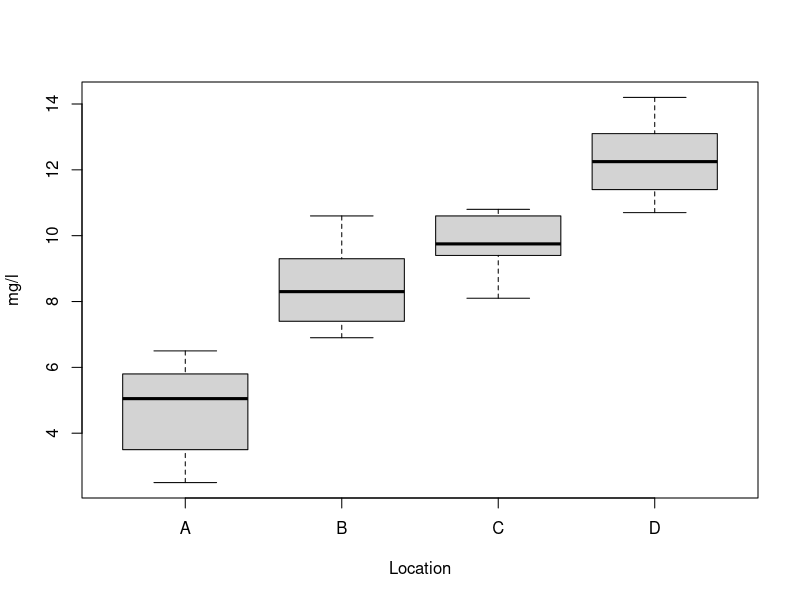

Reproduce this figure in R.
## ---- chunk 1
irished <- read.csv("../datafiles/irished.csv")
## ---- chunk 2
str(irished)
## ---- chunk 3
irished[1:10,4:6]
## ---- chunk 4
irished$DVRT
irished$DVRT[1:10]
## ---- chunk 5
logDVRT <- log(irished$DVRT)
## ---- chunk 6
irished$logDVRT <- log(irished$DVRT)
## ---- chunk 7
write.csv(irished, "irished2.csv")
## ---- chunk 8
irished$fsex <- factor(irished$sex, 
                       levels = c(1, 2),
                       labels = c("male", "female"))

irished$flvcert <- factor(irished$lvcert, 
                          levels = c(0, 1), 
                          labels = c("not taken", "taken"))
## ---- chunk 9
which(irished$DVRT > 100)
dvrt100 <- which(irished$DVRT > 100)
## ---- chunk 10
irished$DVRT[dvrt100]
irished$sex[dvrt100]
## ---- chunk 11
table(irished$lvcert[dvrt100])
table(irished$lvcert[-dvrt100])
## ---- chunk 12
tapply(irished$DVRT, irished$fsex, mean)
## ---- chunk 13
tapply(irished$DVRT, irished$schltype, mean)
## ---- chunk 14
poro <- read.table("../datafiles/soil-porosity.txt", col.names = c("A","B"))
## ---- chunk 15
t.test(poro$A, poro$B, alternative = 'two.sided')
## ---- chunk 16
normtemp = read.csv("../datafiles/normtemp.csv")
names(normtemp)
## ---- chunk 17
t.test(normtemp$temp, mu = 98.6, alternative = "two.sided")
## ---- chunk 18
var.test(poro$A, poro$B)
## ---- chunk 19
t.test(poro$A, poro$B, var.equal = TRUE)
## ---- chunk 20
x <- rnorm(30, 10, 1)
y <- rnorm(30, 20, 2)
cor.test(x, y, method = "pearson")
## ---- chunk 21
x <- rnorm(30, 10, 1)
y <- x + rnorm(30, 1, 0.5)
cor.test(x,y, method = "pearson")
## ---- chunk 22
lc <- read.csv("../datafiles/landcover.csv")
lc.tab <- table(lc$elevation, lc$landcover)
print(lc.tab)
## ---- chunk 23
chisq.test(lc.tab)
## ---- chunk 24
maxdo <- read.table("../datafiles/maximumDO.txt", header = TRUE)
maxdo
class(maxdo)
## ---- chunk 25
dovals <- c(maxdo$A, maxdo$B, maxdo$C, maxdo$D)
locs <- rep(LETTERS[1:4], each = 10)

maxdo <- data.frame(location = locs, maxdo = dovals)
## ---- chunk 26
boxplot(maxdo ~ location, 
        data = maxdo,
        xlab = "Location", 
        ylab = "mg/l")
## ---- chunk 27
aov(maxdo ~ location, data = maxdo)
## ---- chunk 28
summary(aov(maxdo ~ location, data = maxdo))
## ---- chunk 29

